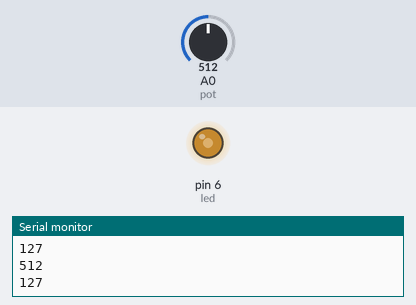
Recording of a sketch running on a simulated Arduino Uno, built with avr-gcc and run on an emulated ATmega328P. Parts: output pins drawn as LEDs (lit = HIGH), the last lines printed to the serial monitor. The inputs (shaded band) are chosen by the test bench; at power-on: A0 (pot) = 512.

Above: at 1.2 s.
1.3 s: A0 (pot) set to 716
At 1.8 s:
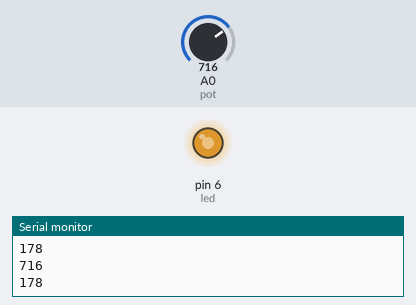
2.8 s: A0 (pot) set to 900
At 3.2 s:
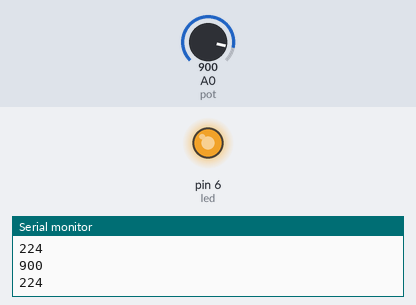
4.3 s: A0 (pot) set to 122
At 5.5 s:
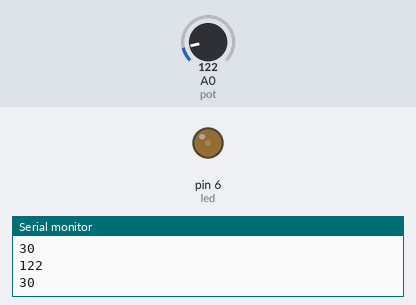
5.8 s: A0 (pot) set to 0
At 7.0 s:
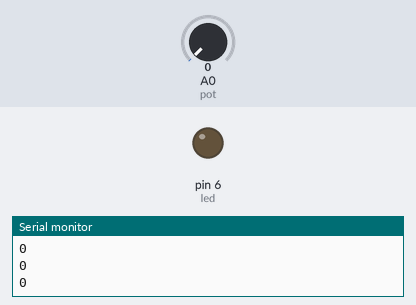
7.3 s: A0 (pot) set to 511
At 8.4 s:
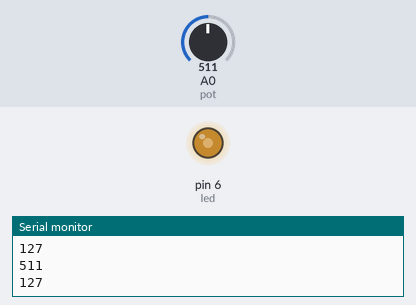
Timing chart, 0 to 9.8 s (numbered marks = the images above; inputs shaded):
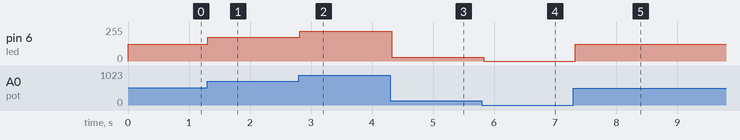

The sketch:

AnalogRead.ino
```cpp
int pot = A0;
int led = 6;
int pwm;
int val ;
void setup() {
  pinMode(pot, INPUT);
  pinMode(led, OUTPUT);
  Serial.begin(9600);
}

void loop() {
  val = analogRead(pot);
  Serial.println(val);
  pwm = int((255.0/1023)*val);
  Serial.println(pwm);
  analogWrite(led, pwm);
  delay(100);

}
```

Measured:
- after the input at 1.3 s, pin 6 (led): 127/255 → 178/255 at once
- after the input at 2.8 s, pin 6 (led): 178/255 → 224/255 at once
- after the input at 4.3 s, pin 6 (led): 224/255 → 30/255 at once
- after the input at 5.8 s, pin 6 (led): 30/255 → 0/255 at once
- after the input at 7.3 s, pin 6 (led): 0/255 → 127/255 at once
